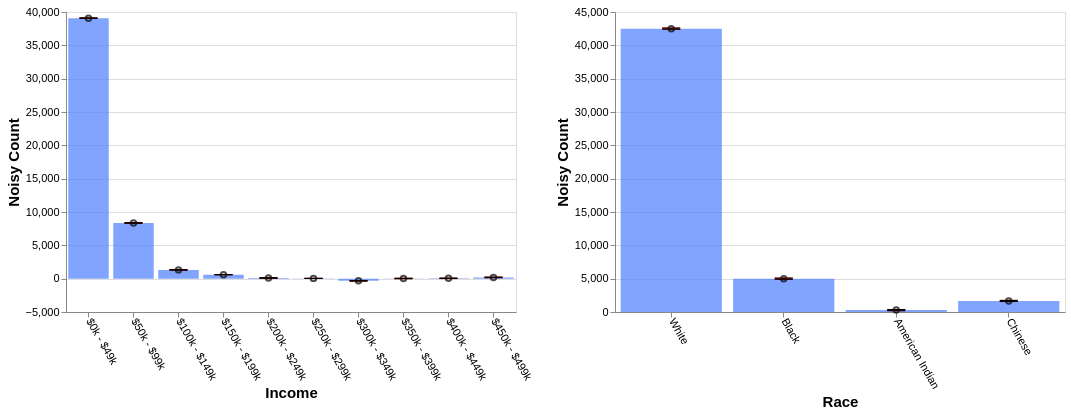

Describe this chart as a Vega-Lite specification.
### Vega-Lite specification from a JSON file in a GitHub repository (floating-point values rounded to 4 significant figures)
{"config": {"view": {"continuousWidth": 400, "continuousHeight": 300}, "axis": {"labelFontSize": 11, "titleFontSize": 15}, "axisBottom": {"labelAngle": 60}}, "hconcat": [{"layer": [{"mark": "bar", "encoding": {"color": {"value": "transparent"}, "tooltip": [{"aggregate": "sum", "field": "noisy_count", "title": "noisy count", "type": "quantitative"}, {"aggregate": "sum", "field": "noisy_count_prev", "title": "prev count", "type": "quantitative"}, {"aggregate": "sum", "field": "error", "title": "current error", "type": "quantitative"}, {"aggregate": "sum", "field": "error_prev", "title": "prev error", "type": "quantitative"}], "x": {"field": "income", "sort": null, "title": "Income", "type": "ordinal"}}, "height": 300, "selection": {"selector635": {"type": "interval", "encodings": ["x"]}}, "transform": [{"filter": {"selection": "selector636"}}], "width": 450}, {"mark": {"type": "bar", "color": "gray", "opacity": 0}, "encoding": {"x": {"field": "income", "sort": null, "title": "Income", "type": "ordinal"}, "y": {"aggregate": "sum", "field": "noisy_count_prev", "type": "quantitative"}}, "transform": [{"filter": {"selection": "selector636"}}]}, {"mark": {"type": "bar", "color": "#4C7FFF", "opacity": 0.7}, "encoding": {"x": {"field": "income", "sort": null, "title": "Income", "type": "ordinal"}, "y": {"aggregate": "sum", "field": "noisy_count", "type": "quantitative"}}, "transform": [{"filter": {"selection": "selector636"}}]}, {"mark": {"type": "point", "color": "black", "opacity": 0.7}, "encoding": {"x": {"field": "income", "sort": null, "title": "Income", "type": "ordinal"}, "y": {"aggregate": "sum", "field": "noisy_count", "title": "Noisy Count", "type": "quantitative"}}, "transform": [{"filter": {"selection": "selector636"}}]}, {"mark": {"type": "rule", "color": "#B6B6B6", "size": 2, "strokeDash": [3, 3]}, "encoding": {"x": {"field": "income", "sort": null, "title": "Income", "type": "ordinal"}, "y": {"aggregate": "sum", "field": "plus_error_prev_income", "title": "", "type": "quantitative"}, "y2": {"aggregate": "sum", "field": "minus_error_prev_income", "title": ""}}, "transform": [{"filter": {"selection": "selector636"}}]}, {"mark": {"type": "tick", "color": "#B90000", "size": 0, "strokeDash": [1, 1]}, "encoding": {"x": {"field": "income", "sort": null, "title": "Income", "type": "ordinal"}, "y": {"aggregate": "sum", "field": "plus_error_prev_income", "type": "quantitative"}}, "transform": [{"filter": {"selection": "selector636"}}]}, {"mark": {"type": "tick", "color": "#B90000", "size": 0, "strokeDash": [3, 1]}, "encoding": {"x": {"field": "income", "sort": null, "title": "Income", "type": "ordinal"}, "y": {"aggregate": "sum", "field": "minus_error_prev_income", "type": "quantitative"}}, "transform": [{"filter": {"selection": "selector636"}}]}, {"mark": {"type": "rule", "color": "black", "size": 2}, "encoding": {"x": {"field": "income", "sort": null, "title": "Income", "type": "ordinal"}, "y": {"aggregate": "sum", "field": "plus_error", "title": "", "type": "quantitative"}, "y2": {"aggregate": "sum", "field": "minus_error", "title": ""}}, "transform": [{"filter": {"selection": "selector636"}}]}, {"mark": {"type": "tick", "color": "black", "width": 0}, "encoding": {"x": {"field": "income", "sort": null, "title": "Income", "type": "ordinal"}, "y": {"aggregate": "sum", "field": "plus_error", "type": "quantitative"}}, "transform": [{"filter": {"selection": "selector636"}}]}, {"mark": {"type": "tick", "color": "black", "width": 0}, "encoding": {"x": {"field": "income", "sort": null, "title": "Income", "type": "ordinal"}, "y": {"aggregate": "sum", "field": "minus_error", "type": "quantitative"}}, "transform": [{"filter": {"selection": "selector636"}}]}]}, {"layer": [{"mark": "bar", "encoding": {"color": {"value": "transparent"}, "tooltip": [{"aggregate": "sum", "field": "noisy_count", "title": "noisy count", "type": "quantitative"}, {"aggregate": "sum", "field": "noisy_count_prev", "title": "prev count", "type": "quantitative"}, {"aggregate": "sum", "field": "error", "title": "current error", "type": "quantitative"}, {"aggregate": "sum", "field": "error_prev", "title": "prev error", "type": "quantitative"}], "x": {"field": "race", "sort": null, "title": "Race", "type": "ordinal"}}, "height": 300, "selection": {"selector636": {"type": "interval", "encodings": ["x"]}}, "transform": [{"filter": {"selection": "selector635"}}], "width": 450}, {"mark": {"type": "bar", "color": "gray", "opacity": 0}, "encoding": {"x": {"field": "race", "sort": null, "title": "Race", "type": "ordinal"}, "y": {"aggregate": "sum", "field": "noisy_count_prev", "type": "quantitative"}}, "transform": [{"filter": {"selection": "selector635"}}]}, {"mark": {"type": "bar", "color": "#4C7FFF", "opacity": 0.7}, "encoding": {"x": {"field": "race", "sort": null, "title": "Race", "type": "ordinal"}, "y": {"aggregate": "sum", "field": "noisy_count", "type": "quantitative"}}, "transform": [{"filter": {"selection": "selector635"}}]}, {"mark": {"type": "point", "color": "black", "opacity": 0.7}, "encoding": {"x": {"field": "race", "sort": null, "title": "Race", "type": "ordinal"}, "y": {"aggregate": "sum", "field": "noisy_count", "title": "Noisy Count", "type": "quantitative"}}, "transform": [{"filter": {"selection": "selector635"}}]}, {"mark": {"type": "rule", "color": "#B6B6B6", "size": 2, "strokeDash": [3, 3]}, "encoding": {"x": {"field": "race", "sort": null, "title": "Race", "type": "ordinal"}, "y": {"aggregate": "sum", "field": "plus_error_prev_race", "title": "", "type": "quantitative"}, "y2": {"aggregate": "sum", "field": "minus_error_prev_race", "title": ""}}, "transform": [{"filter": {"selection": "selector635"}}]}, {"mark": {"type": "tick", "color": "#B90000", "size": 0, "strokeDash": [1, 1]}, "encoding": {"x": {"field": "race", "sort": null, "title": "Race", "type": "ordinal"}, "y": {"aggregate": "sum", "field": "plus_error_prev_race", "type": "quantitative"}}, "transform": [{"filter": {"selection": "selector635"}}]}, {"mark": {"type": "tick", "color": "#B90000", "size": 0, "strokeDash": [3, 1]}, "encoding": {"x": {"field": "race", "sort": null, "title": "Race", "type": "ordinal"}, "y": {"aggregate": "sum", "field": "minus_error_prev_race", "type": "quantitative"}}, "transform": [{"filter": {"selection": "selector635"}}]}, {"mark": {"type": "rule", "color": "black", "size": 2}, "encoding": {"x": {"field": "race", "sort": null, "title": "Race", "type": "ordinal"}, "y": {"aggregate": "sum", "field": "plus_error", "title": "", "type": "quantitative"}, "y2": {"aggregate": "sum", "field": "minus_error", "title": ""}}, "transform": [{"filter": {"selection": "selector635"}}]}, {"mark": {"type": "tick", "color": "black", "width": 0}, "encoding": {"x": {"field": "race", "sort": null, "title": "Race", "type": "ordinal"}, "y": {"aggregate": "sum", "field": "plus_error", "type": "quantitative"}}, "transform": [{"filter": {"selection": "selector635"}}]}, {"mark": {"type": "tick", "color": "black", "width": 0}, "encoding": {"x": {"field": "race", "sort": null, "title": "Race", "type": "ordinal"}, "y": {"aggregate": "sum", "field": "minus_error", "type": "quantitative"}}, "transform": [{"filter": {"selection": "selector635"}}]}]}], "data": {"name": "data-66f6e47f549c509e564f1b79407caa80"}, "$schema": "https://vega.github.io/schema/vega-lite/v4.17.0.json", "datasets": {"data-66f6e47f549c509e564f1b79407caa80": [{"income": "$0k - $49k", "race": "White", "noisy_count": 33190.0, "true_count": 33160.0, "plus_error": 33190.0, "minus_error": 33180.0, "error": 8.2, "noisy_count_prev": 33180.0, "true_count_prev": 33160.0, "plus_error_prev": 33190.0, "minus_error_prev": 33180.0, "error_prev": 9.0, "plus_error_prev_income": 33200.0, "minus_error_prev_income": 33180.0, "plus_error_prev_race": 33190.0, "minus_error_prev_race": 33180.0}, {"income": "$0k - $49k", "race": "Black", "noisy_count": 4267.0, "true_count": 4314.0, "plus_error": 4275.0, "minus_error": 4258.0, "error": 8.2, "noisy_count_prev": 4268.0, "true_count_prev": 4314.0, "plus_error_prev": 4277.0, "minus_error_prev": 4259.0, "error_prev": 9.0, "plus_error_prev_income": 4279.0, "minus_error_prev_income": 4261.0, "plus_error_prev_race": 4278.0, "minus_error_prev_race": 4260.0}, {"income": "$0k - $49k", "race": "American Indian", "noisy_count": 546.1, "true_count": 489.0, "plus_error": 554.3, "minus_error": 538.0, "error": 8.2, "noisy_count_prev": 542.9, "true_count_prev": 489.0, "plus_error_prev": 551.9, "minus_error_prev": 533.9, "error_prev": 9.0, "plus_error_prev_income": 553.8, "minus_error_prev_income": 535.8, "plus_error_prev_race": 551.8, "minus_error_prev_race": 533.8}, {"income": "$0k - $49k", "race": "Chinese", "noisy_count": 1079.0, "true_count": 992.0, "plus_error": 1088.0, "minus_error": 1071.0, "error": 8.2, "noisy_count_prev": 1076.0, "true_count_prev": 992.0, "plus_error_prev": 1085.0, "minus_error_prev": 1067.0, "error_prev": 9.0, "plus_error_prev_income": 1087.0, "minus_error_prev_income": 1069.0, "plus_error_prev_race": 1085.0, "minus_error_prev_race": 1067.0}, {"income": "$50k - $99k", "race": "White", "noisy_count": 7498.0, "true_count": 7572.0, "plus_error": 7508.0, "minus_error": 7488.0, "error": 9.9, "noisy_count_prev": 7499.0, "true_count_prev": 7572.0, "plus_error_prev": 7510.0, "minus_error_prev": 7488.0, "error_prev": 11.2, "plus_error_prev_income": 7510.0, "minus_error_prev_income": 7488.0, "plus_error_prev_race": 7511.0, "minus_error_prev_race": 7489.0}, {"income": "$50k - $99k", "race": "Black", "noisy_count": 530.7, "true_count": 547.0, "plus_error": 540.6, "minus_error": 520.8, "error": 9.9, "noisy_count_prev": 529.7, "true_count_prev": 547.0, "plus_error_prev": 540.9, "minus_error_prev": 518.6, "error_prev": 11.2, "plus_error_prev_income": 540.4, "minus_error_prev_income": 518.1, "plus_error_prev_race": 541.5, "minus_error_prev_race": 519.2}, {"income": "$50k - $99k", "race": "American Indian", "noisy_count": -15.4, "true_count": 64.0, "plus_error": -5.5, "minus_error": -25.4, "error": 9.9, "noisy_count_prev": -13.3, "true_count_prev": 64.0, "plus_error_prev": -2.1, "minus_error_prev": -24.5, "error_prev": 11.2, "plus_error_prev_income": -2.65, "minus_error_prev_income": -25.05, "plus_error_prev_race": -2.22, "minus_error_prev_race": -24.62}, {"income": "$50k - $99k", "race": "Chinese", "noisy_count": 341.3, "true_count": 344.0, "plus_error": 351.3, "minus_error": 331.4, "error": 9.9, "noisy_count_prev": 340.5, "true_count_prev": 344.0, "plus_error_prev": 351.7, "minus_error_prev": 329.4, "error_prev": 11.2, "plus_error_prev_income": 351.2, "minus_error_prev_income": 328.9, "plus_error_prev_race": 352.0, "minus_error_prev_race": 329.7}, {"income": "$100k - $149k", "race": "White", "noisy_count": 1075.0, "true_count": 1036.0, "plus_error": 1085.0, "minus_error": 1065.0, "error": 9.9, "noisy_count_prev": 1071.0, "true_count_prev": 1036.0, "plus_error_prev": 1082.0, "minus_error_prev": 1060.0, "error_prev": 11.2, "plus_error_prev_income": 1083.0, "minus_error_prev_income": 1061.0, "plus_error_prev_race": 1082.0, "minus_error_prev_race": 1060.0}, {"income": "$100k - $149k", "race": "Black", "noisy_count": 1.3, "true_count": 45.0, "plus_error": 11.2, "minus_error": -8.6, "error": 9.9, "noisy_count_prev": 3.2, "true_count_prev": 45.0, "plus_error_prev": 14.4, "minus_error_prev": -7.9, "error_prev": 11.2, "plus_error_prev_income": 15.55, "minus_error_prev_income": -6.75, "plus_error_prev_race": 15.03, "minus_error_prev_race": -7.27}, {"income": "$100k - $149k", "race": "American Indian", "noisy_count": 75.9, "true_count": 4.0, "plus_error": 85.8, "minus_error": 65.9, "error": 9.9, "noisy_count_prev": 74.4, "true_count_prev": 4.0, "plus_error_prev": 85.6, "minus_error_prev": 63.3, "error_prev": 11.2, "plus_error_prev_income": 86.75, "minus_error_prev_income": 64.45, "plus_error_prev_race": 85.48, "minus_error_prev_race": 63.18}, {"income": "$100k - $149k", "race": "Chinese", "noisy_count": 165.0, "true_count": 64.0, "plus_error": 174.9, "minus_error": 155.0, "error": 9.9, "noisy_count_prev": 164.2, "true_count_prev": 64.0, "plus_error_prev": 175.4, "minus_error_prev": 153.0, "error_prev": 11.2, "plus_error_prev_income": 176.5, "minus_error_prev_income": 154.1, "plus_error_prev_race": 175.7, "minus_error_prev_race": 153.3}, {"income": "$150k - $199k", "race": "White", "noisy_count": 568.7, "true_count": 559.0, "plus_error": 572.3, "minus_error": 565.1, "error": 3.6, "noisy_count_prev": 568.6, "true_count_prev": 559.0, "plus_error_prev": 572.7, "minus_error_prev": 564.5, "error_prev": 4.1, "plus_error_prev_income": 572.8, "minus_error_prev_income": 564.6, "plus_error_prev_race": 573.1, "minus_error_prev_race": 564.9}, {"income": "$150k - $199k", "race": "Black", "noisy_count": -7.6, "true_count": 15.0, "plus_error": -4.0, "minus_error": -11.2, "error": 3.6, "noisy_count_prev": -8.3, "true_count_prev": 15.0, "plus_error_prev": -4.2, "minus_error_prev": -12.4, "error_prev": 4.1, "plus_error_prev_income": -4.075, "minus_error_prev_income": -12.28, "plus_error_prev_race": -3.57, "minus_error_prev_race": -11.77}, {"income": "$150k - $199k", "race": "American Indian", "noisy_count": -2.4, "true_count": 1.0, "plus_error": 1.2, "minus_error": -6.0, "error": 3.6, "noisy_count_prev": -1.8, "true_count_prev": 1.0, "plus_error_prev": 2.3, "minus_error_prev": -5.9, "error_prev": 4.1, "plus_error_prev_income": 2.425, "minus_error_prev_income": -5.775, "plus_error_prev_race": 2.18, "minus_error_prev_race": -6.02}, {"income": "$150k - $199k", "race": "Chinese", "noisy_count": 40.8, "true_count": 34.0, "plus_error": 44.4, "minus_error": 37.2, "error": 3.6, "noisy_count_prev": 40.5, "true_count_prev": 34.0, "plus_error_prev": 44.6, "minus_error_prev": 36.4, "error_prev": 4.1, "plus_error_prev_income": 44.73, "minus_error_prev_income": 36.52, "plus_error_prev_race": 44.9, "minus_error_prev_race": 36.7}, {"income": "$200k - $249k", "race": "White", "noisy_count": 218.0, "true_count": 122.0, "plus_error": 228.0, "minus_error": 208.1, "error": 9.9, "noisy_count_prev": 217.3, "true_count_prev": 122.0, "plus_error_prev": 228.5, "minus_error_prev": 206.2, "error_prev": 11.2, "plus_error_prev_income": 227.8, "minus_error_prev_income": 205.5, "plus_error_prev_race": 228.8, "minus_error_prev_race": 206.5}, {"income": "$200k - $249k", "race": "Black", "noisy_count": -5.0, "true_count": 7.0, "plus_error": 4.9, "minus_error": -14.9, "error": 9.9, "noisy_count_prev": -4.1, "true_count_prev": 7.0, "plus_error_prev": 7.1, "minus_error_prev": -15.3, "error_prev": 11.2, "plus_error_prev_income": 6.375, "minus_error_prev_income": -16.03, "plus_error_prev_race": 7.73, "minus_error_prev_race": -14.67}, {"income": "$200k - $249k", "race": "American Indian", "noisy_count": -40.6, "true_count": 3.0, "plus_error": -30.7, "minus_error": -50.6, "error": 9.9, "noisy_count_prev": -39.3, "true_count_prev": 3.0, "plus_error_prev": -28.2, "minus_error_prev": -50.5, "error_prev": 11.2, "plus_error_prev_income": -28.93, "minus_error_prev_income": -51.23, "plus_error_prev_race": -28.32, "minus_error_prev_race": -50.62}, {"income": "$200k - $249k", "race": "Chinese", "noisy_count": -71.0, "true_count": 5.0, "plus_error": -61.1, "minus_error": -80.9, "error": 9.9, "noisy_count_prev": -69.6, "true_count_prev": 5.0, "plus_error_prev": -58.4, "minus_error_prev": -80.8, "error_prev": 11.2, "plus_error_prev_income": -59.12, "minus_error_prev_income": -81.53, "plus_error_prev_race": -58.1, "minus_error_prev_race": -80.5}, {"income": "$250k - $299k", "race": "White", "noisy_count": 74.1, "true_count": 43.0, "plus_error": 77.7, "minus_error": 70.5, "error": 3.6, "noisy_count_prev": 73.3, "true_count_prev": 43.0, "plus_error_prev": 77.3, "minus_error_prev": 69.2, "error_prev": 4.1, "plus_error_prev_income": 77.57, "minus_error_prev_income": 69.47, "plus_error_prev_race": 77.65, "minus_error_prev_race": 69.55}, {"income": "$250k - $299k", "race": "Black", "noisy_count": 24.5, "true_count": 0.0, "plus_error": 28.1, "minus_error": 20.9, "error": 3.6, "noisy_count_prev": 23.6, "true_count_prev": 0.0, "plus_error_prev": 27.6, "minus_error_prev": 19.5, "error_prev": 4.1, "plus_error_prev_income": 27.88, "minus_error_prev_income": 19.77, "plus_error_prev_race": 28.23, "minus_error_prev_race": 20.13}, {"income": "$250k - $299k", "race": "American Indian", "noisy_count": -48.9, "true_count": 0.0, "plus_error": -45.3, "minus_error": -52.5, "error": 3.6, "noisy_count_prev": -49.0, "true_count_prev": 0.0, "plus_error_prev": -45.0, "minus_error_prev": -53.1, "error_prev": 4.1, "plus_error_prev_income": -44.73, "minus_error_prev_income": -52.83, "plus_error_prev_race": -45.12, "minus_error_prev_race": -53.22}, {"income": "$250k - $299k", "race": "Chinese", "noisy_count": -7.2, "true_count": 3.0, "plus_error": -3.7, "minus_error": -10.8, "error": 3.6, "noisy_count_prev": -6.5, "true_count_prev": 3.0, "plus_error_prev": -2.5, "minus_error_prev": -10.6, "error_prev": 4.1, "plus_error_prev_income": -2.225, "minus_error_prev_income": -10.33, "plus_error_prev_race": -2.2, "minus_error_prev_race": -10.3}, {"income": "$300k - $349k", "race": "White", "noisy_count": -31.5, "true_count": 11.0, "plus_error": -21.6, "minus_error": -41.4, "error": 9.9, "noisy_count_prev": -31.6, "true_count_prev": 11.0, "plus_error_prev": -20.4, "minus_error_prev": -42.7, "error_prev": 11.2, "plus_error_prev_income": -21.7, "minus_error_prev_income": -44.0, "plus_error_prev_race": -20.05, "minus_error_prev_race": -42.35}, {"income": "$300k - $349k", "race": "Black", "noisy_count": -53.0, "true_count": 1.0, "plus_error": -43.0, "minus_error": -62.9, "error": 9.9, "noisy_count_prev": -51.0, "true_count_prev": 1.0, "plus_error_prev": -39.8, "minus_error_prev": -62.2, "error_prev": 11.2, "plus_error_prev_income": -41.1, "minus_error_prev_income": -63.5, "plus_error_prev_race": -39.17, "minus_error_prev_race": -61.57}, {"income": "$300k - $349k", "race": "American Indian", "noisy_count": -164.2, "true_count": 0.0, "plus_error": -154.2, "minus_error": -174.1, "error": 9.9, "noisy_count_prev": -162.0, "true_count_prev": 0.0, "plus_error_prev": -150.8, "minus_error_prev": -173.1, "error_prev": 11.2, "plus_error_prev_income": -152.1, "minus_error_prev_income": -174.4, "plus_error_prev_race": -150.9, "minus_error_prev_race": -173.2}, {"income": "$300k - $349k", "race": "Chinese", "noisy_count": -76.4, "true_count": 0.0, "plus_error": -66.5, "minus_error": -86.4, "error": 9.9, "noisy_count_prev": -75.3, "true_count_prev": 0.0, "plus_error_prev": -64.1, "minus_error_prev": -86.5, "error_prev": 11.2, "plus_error_prev_income": -65.4, "minus_error_prev_income": -87.8, "plus_error_prev_race": -63.8, "minus_error_prev_race": -86.2}, {"income": "$350k - $399k", "race": "White", "noisy_count": 39.6, "true_count": 2.0, "plus_error": 47.7, "minus_error": 31.4, "error": 8.2, "noisy_count_prev": 38.4, "true_count_prev": 2.0, "plus_error_prev": 47.3, "minus_error_prev": 29.4, "error_prev": 9.0, "plus_error_prev_income": 48.6, "minus_error_prev_income": 30.7, "plus_error_prev_race": 47.65, "minus_error_prev_race": 29.75}, {"income": "$350k - $399k", "race": "Black", "noisy_count": -8.0, "true_count": 0.0, "plus_error": 0.1, "minus_error": -16.2, "error": 8.2, "noisy_count_prev": -8.6, "true_count_prev": 0.0, "plus_error_prev": 0.4, "minus_error_prev": -17.6, "error_prev": 9.0, "plus_error_prev_income": 1.7, "minus_error_prev_income": -16.3, "plus_error_prev_race": 1.03, "minus_error_prev_race": -16.97}, {"income": "$350k - $399k", "race": "American Indian", "noisy_count": -1.5, "true_count": 0.0, "plus_error": 6.6, "minus_error": -9.7, "error": 8.2, "noisy_count_prev": -5.3, "true_count_prev": 0.0, "plus_error_prev": 3.7, "minus_error_prev": -14.2, "error_prev": 9.0, "plus_error_prev_income": 5.0, "minus_error_prev_income": -12.9, "plus_error_prev_race": 3.58, "minus_error_prev_race": -14.32}, {"income": "$350k - $399k", "race": "Chinese", "noisy_count": -0.1, "true_count": 0.0, "plus_error": 8.1, "minus_error": -8.2, "error": 8.2, "noisy_count_prev": 0.3, "true_count_prev": 0.0, "plus_error_prev": 9.3, "minus_error_prev": -8.7, "error_prev": 9.0, "plus_error_prev_income": 10.6, "minus_error_prev_income": -7.4, "plus_error_prev_race": 9.6, "minus_error_prev_race": -8.4}, {"income": "$400k - $449k", "race": "White", "noisy_count": -35.2, "true_count": 2.0, "plus_error": -27.0, "minus_error": -43.4, "error": 8.2, "noisy_count_prev": -32.7, "true_count_prev": 2.0, "plus_error_prev": -23.7, "minus_error_prev": -41.8, "error_prev": 9.0, "plus_error_prev_income": -23.67, "minus_error_prev_income": -41.77, "plus_error_prev_race": -23.35, "minus_error_prev_race": -41.45}, {"income": "$400k - $449k", "race": "Black", "noisy_count": 150.3, "true_count": 0.0, "plus_error": 158.6, "minus_error": 142.1, "error": 8.2, "noisy_count_prev": 144.5, "true_count_prev": 0.0, "plus_error_prev": 153.5, "minus_error_prev": 135.5, "error_prev": 9.0, "plus_error_prev_income": 153.5, "minus_error_prev_income": 135.5, "plus_error_prev_race": 154.1, "minus_error_prev_race": 136.1}, {"income": "$400k - $449k", "race": "American Indian", "noisy_count": -92.6, "true_count": 0.0, "plus_error": -84.4, "minus_error": -100.8, "error": 8.2, "noisy_count_prev": -89.5, "true_count_prev": 0.0, "plus_error_prev": -80.5, "minus_error_prev": -98.5, "error_prev": 9.0, "plus_error_prev_income": -80.47, "minus_error_prev_income": -98.47, "plus_error_prev_race": -80.62, "minus_error_prev_race": -98.62}, {"income": "$400k - $449k", "race": "Chinese", "noisy_count": 28.3, "true_count": 0.0, "plus_error": 36.5, "minus_error": 20.1, "error": 8.2, "noisy_count_prev": 28.4, "true_count_prev": 0.0, "plus_error_prev": 37.4, "minus_error_prev": 19.4, "error_prev": 9.0, "plus_error_prev_income": 37.43, "minus_error_prev_income": 19.43, "plus_error_prev_race": 37.7, "minus_error_prev_race": 19.7}, {"income": "$450k - $499k", "race": "White", "noisy_count": -88.6, "true_count": 1.0, "plus_error": -78.7, "minus_error": -98.6, "error": 9.9, "noisy_count_prev": -86.9, "true_count_prev": 1.0, "plus_error_prev": -75.7, "minus_error_prev": -98.1, "error_prev": 11.2, "plus_error_prev_income": -75.05, "minus_error_prev_income": -97.45, "plus_error_prev_race": -75.35, "minus_error_prev_race": -97.75}, {"income": "$450k - $499k", "race": "Black", "noisy_count": 96.8, "true_count": 0.0, "plus_error": 106.8, "minus_error": 86.9, "error": 9.9, "noisy_count_prev": 93.4, "true_count_prev": 0.0, "plus_error_prev": 104.6, "minus_error_prev": 82.2, "error_prev": 11.2, "plus_error_prev_income": 105.2, "minus_error_prev_income": 82.85, "plus_error_prev_race": 105.2, "minus_error_prev_race": 82.83}, {"income": "$450k - $499k", "race": "American Indian", "noisy_count": 27.7, "true_count": 0.0, "plus_error": 37.6, "minus_error": 17.7, "error": 9.9, "noisy_count_prev": 28.2, "true_count_prev": 0.0, "plus_error_prev": 39.4, "minus_error_prev": 17.0, "error_prev": 11.2, "plus_error_prev_income": 40.05, "minus_error_prev_income": 17.65, "plus_error_prev_race": 39.28, "minus_error_prev_race": 16.88}, {"income": "$450k - $499k", "race": "Chinese", "noisy_count": 156.1, "true_count": 0.0, "plus_error": 166.1, "minus_error": 146.2, "error": 9.9, "noisy_count_prev": 154.7, "true_count_prev": 0.0, "plus_error_prev": 165.9, "minus_error_prev": 143.5, "error_prev": 11.2, "plus_error_prev_income": 166.6, "minus_error_prev_income": 144.2, "plus_error_prev_race": 166.2, "minus_error_prev_race": 143.8}]}}
